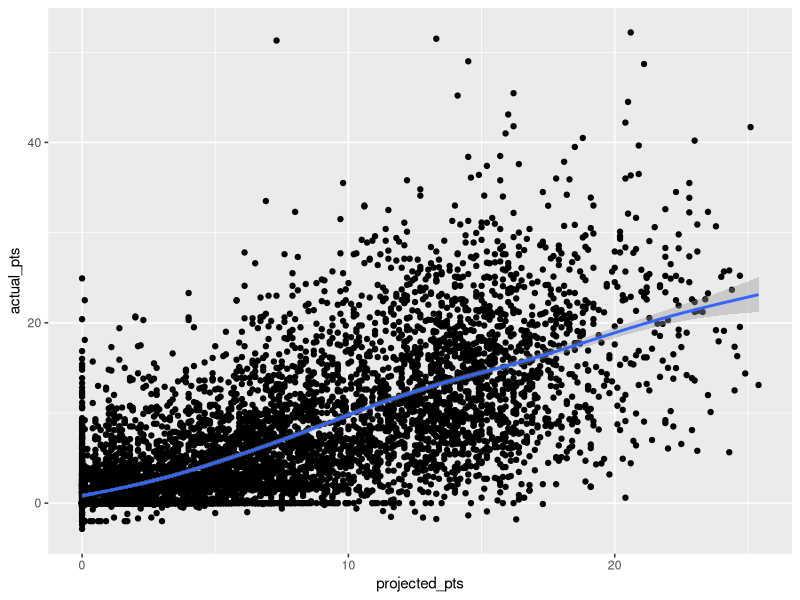
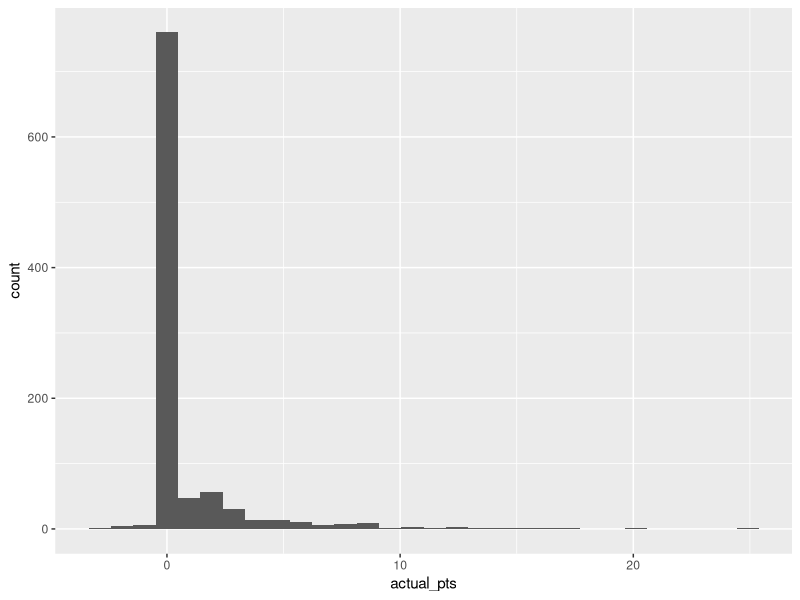
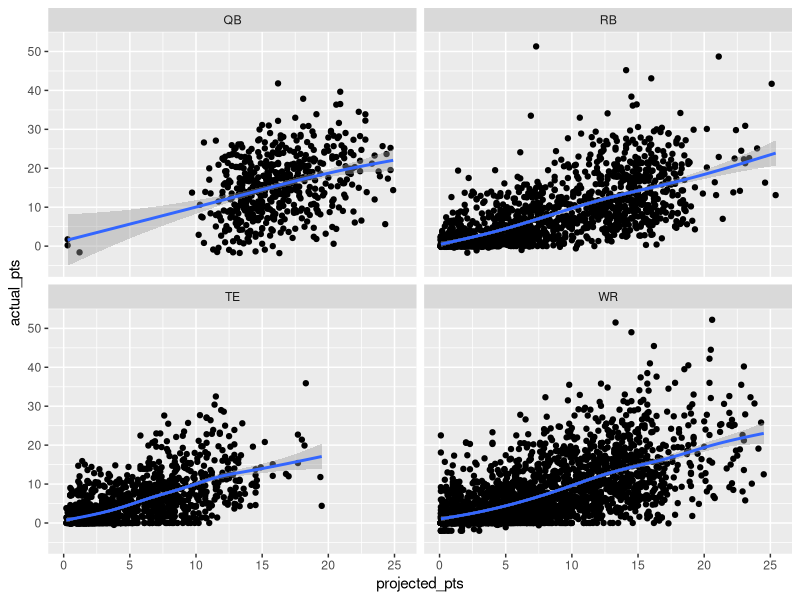
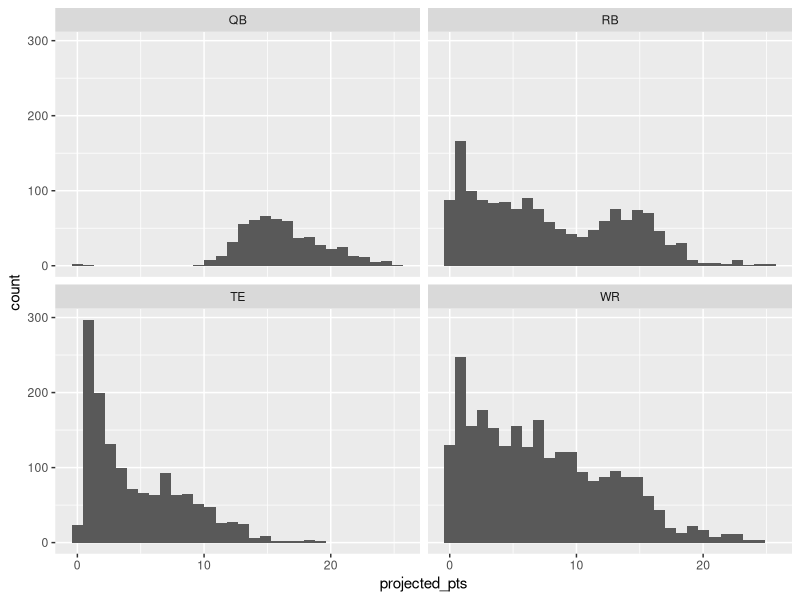
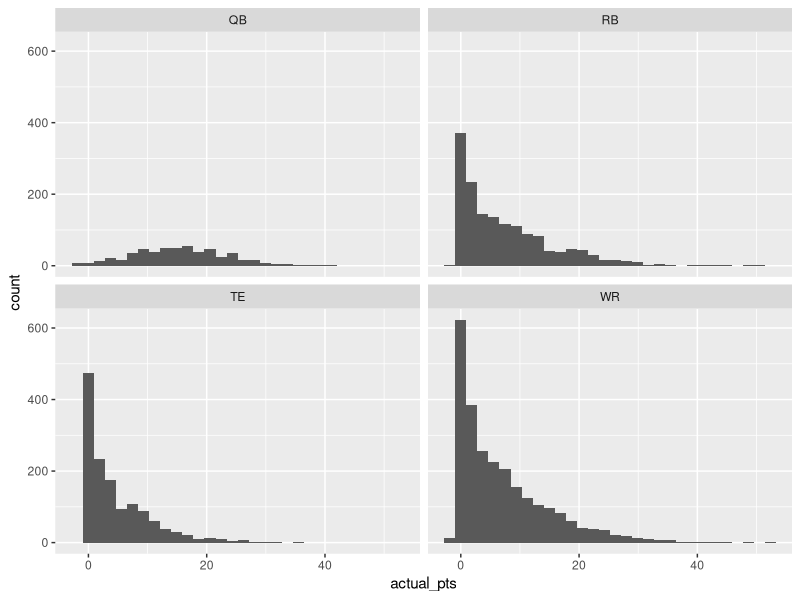
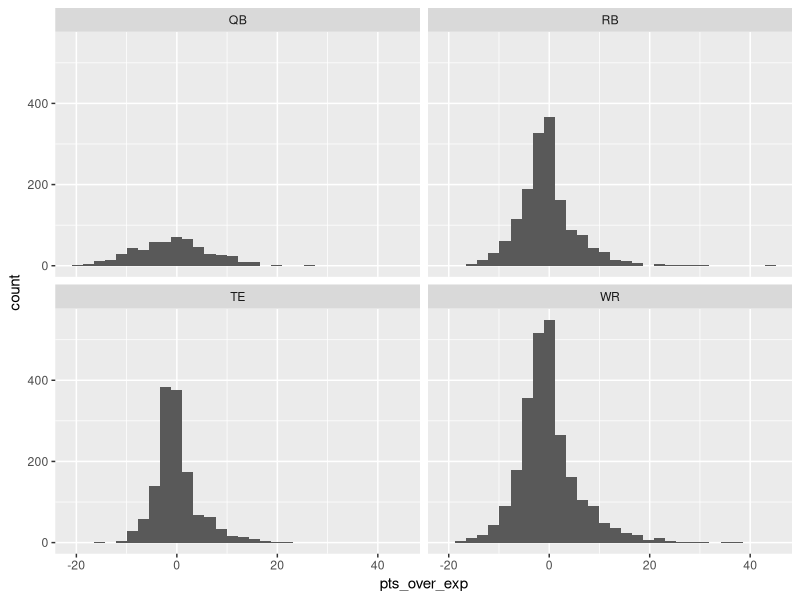
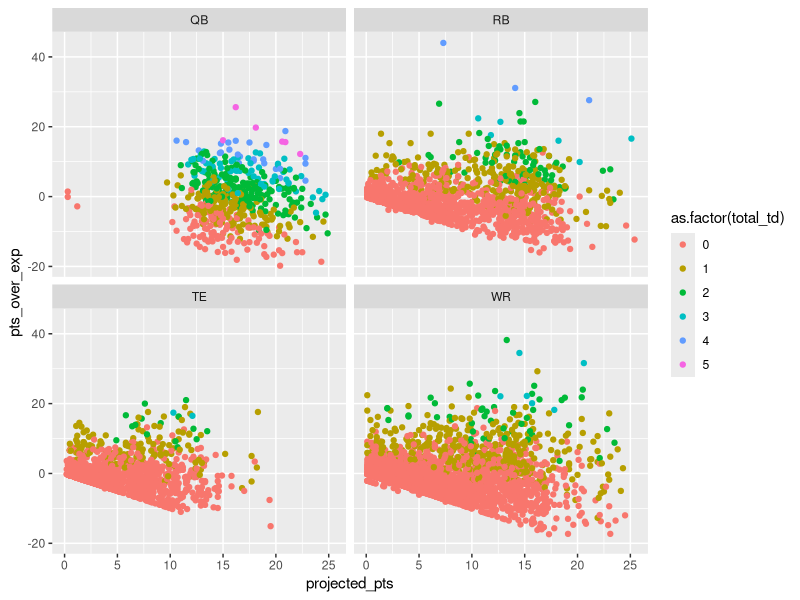
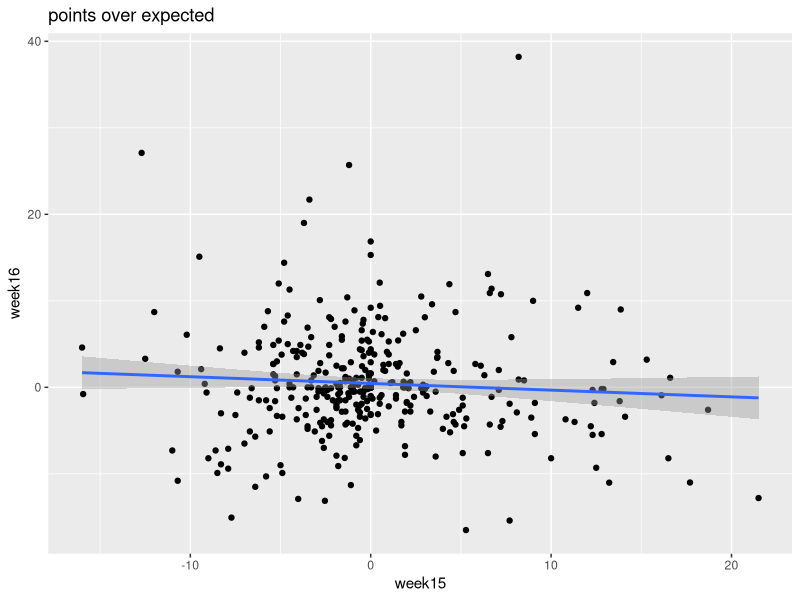

These figures' R source, in order:
ff = read.csv("combined_2023_FF_data.csv")
View(ff)
library(tidyverse)

ff %>% group_by(PLAYER.POSITION) %>%
  summarize(n = n())

ff_colnames = 
  c("player", "team", "position",
       "game_outcome", "projected_pts", "pass_yds",
    "pass_td", "pass_int", "rush_carries",
    "rush_yds", "rush_td", "receptions",
    "rec_yds", "rec_td", "rec_targets",
    "two_pt_conv", "fumbles", "misc_td",
    "actual_pts", "pass_completions", "pass_attempts",
    "opp_team", "home_away", "position_rank", 
    "date", "week")

colnames(ff) = ff_colnames


ff = ff %>% 
  filter(position != "PLAYER POSITION")

ff = 
  ff %>% filter(team != "FA", opp_team != "*BYE*",
                !is.na(actual_pts))

ff = ff %>%
  group_by(player, week) %>%
  slice_max(n=1, projected_pts, with_ties=FALSE) %>%
  ungroup()

#write.csv(ff, "2023_fantasy_football_data.csv", row.names = FALSE)
ff = read.csv("2023_fantasy_football_data.csv")


ff %>% ggplot(aes(projected_pts, actual_pts))+
  geom_point()+geom_smooth()

ff %>% filter(projected_pts==0) %>%
  ggplot(aes(actual_pts))+
  geom_histogram()

ff %>% filter(projected_pts > 0) %>% 
  ggplot(aes(projected_pts, actual_pts))+
  geom_point() + geom_smooth()+
  facet_wrap(~position)

ff %>% filter(projected_pts > 0) %>%
  ggplot(aes(projected_pts))+
  geom_histogram()+
  facet_wrap(~position)

ff %>% filter(projected_pts > 0) %>%
  ggplot(aes(actual_pts))+
  geom_histogram()+
  facet_wrap(~position)
 


ff = ff %>%
  mutate(pts_over_exp = actual_pts - projected_pts)

ff %>% filter(projected_pts > 0) %>%
  ggplot(aes(pts_over_exp))+
  geom_histogram()+
  facet_wrap(~position)

ff = 
ff %>%
  separate(game_outcome, into=c("outcome", "score"), sep=" ")

ff = 
  ff %>%
  separate(score, into=c("tm_score", "opp_score"), sep="-")



ff = 
  ff %>%
  mutate(total_td = pass_td + rush_td + rec_td + misc_td)

ff %>% filter(projected_pts > 0) %>%
  ggplot(aes(projected_pts, pts_over_exp, 
             color=as.factor(total_td)))+
  geom_point()+
  facet_wrap(~position)

ff %>% filter(projected_pts >= 10, !is.na(actual_pts)) %>%
  group_by(position, outcome) %>%
  summarize(proj = mean(projected_pts), 
            actual = mean(actual_pts),
            over_exp = mean(pts_over_exp))

ff %>% filter(projected_pts >= 10, !is.na(actual_pts)) %>%
  group_by(position) %>%
  summarize(proj = mean(projected_pts), 
            actual = mean(actual_pts),
            over_exp = mean(pts_over_exp))

ff %>% filter(projected_pts >= 8, !is.na(actual_pts)) %>%
  group_by(week) %>%
  summarize(proj = mean(projected_pts), 
            actual = mean(actual_pts),
            over_exp = mean(pts_over_exp))

ff %>% filter(projected_pts >= 8, !is.na(actual_pts)) %>%
  group_by(position) %>%
  summarize(cor(projected_pts, actual_pts))

ff %>% filter(projected_pts > 0, !is.na(actual_pts)) %>%
  group_by(position) %>%
  summarize(cor(projected_pts, actual_pts))

ff_wide = 
ff %>%
  select(player, week, pts_over_exp) %>%
  arrange(week) %>%
  pivot_wider(id_cols = player, 
              names_from = week,
              values_from = pts_over_exp,
              names_prefix = "week")


ff_wide %>%
  summarize(cor(week15, week16, use="pairwise.complete"))

ff_wide %>%
  ggplot(aes(week15, week16)) + 
  geom_point() +
  geom_smooth(method="lm")+
  ggtitle("points over expected")
